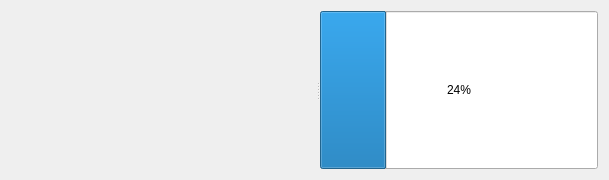
<?xml version="1.0" encoding="UTF-8"?>
<ui version="4.0">
 <class>stimstatus</class>
 <widget class="QWidget" name="stimstatus">
  <property name="geometry">
   <rect>
    <x>0</x>
    <y>0</y>
    <width>609</width>
    <height>180</height>
   </rect>
  </property>
  <property name="windowTitle">
   <string>Form</string>
  </property>
  <layout class="QHBoxLayout" name="horizontalLayout">
   <item>
    <widget class="QSplitter" name="splitter">
     <property name="orientation">
      <enum>Qt::Horizontal</enum>
     </property>
     <widget class="QLed" name="qLed">
      <property name="toolTip">
       <string>Binary Led</string>
      </property>
      <property name="whatsThis">
       <string>Led widget</string>
      </property>
      <property name="value">
       <bool>false</bool>
      </property>
      <property name="onColor">
       <enum>QLed::Red</enum>
      </property>
      <property name="offColor">
       <enum>QLed::Grey</enum>
      </property>
      <property name="shape">
       <enum>QLed::Circle</enum>
      </property>
     </widget>
     <widget class="QProgressBar" name="progressBar">
      <property name="value">
       <number>24</number>
      </property>
     </widget>
    </widget>
   </item>
  </layout>
 </widget>
 <customwidgets>
  <customwidget>
   <class>QLed</class>
   <extends>QWidget</extends>
   <header>qled.h</header>
  </customwidget>
 </customwidgets>
 <resources/>
 <connections/>
</ui>
